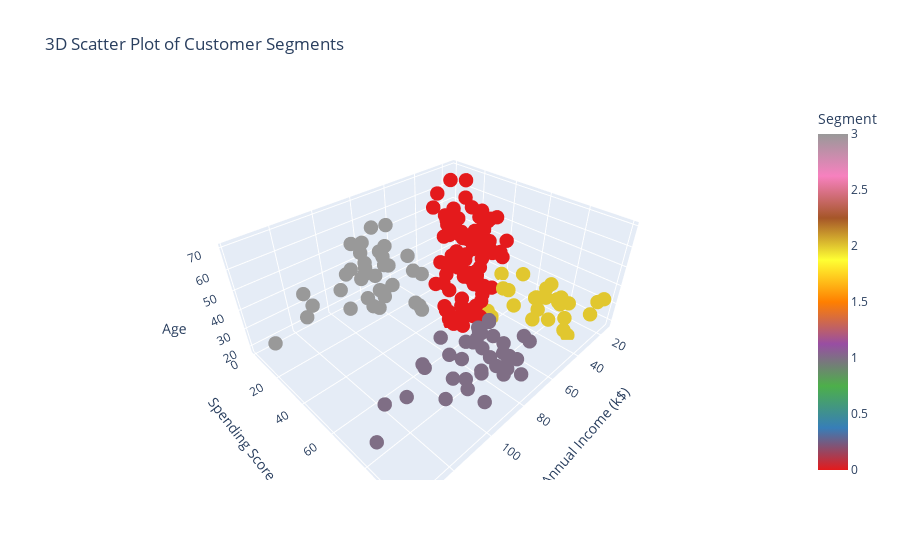

The notebook cell saved with this chart:
### Code cell
import plotly.express as px
fig = px.scatter_3d(df, x="Annual Income (k$)", y="Spending Score (1-100)", z="Age",
                    color="Income_Spend_Age_Segment", title="3D Scatter Plot of Customer Segments",
                    labels={"Income_Spend_Age_Segment": "Segment"},
                    color_continuous_scale=px.colors.qualitative.Set1)
fig.update_traces(marker=dict(size=5))
fig.show()

### Figure 1 — Plotly figure (JSON) as saved in the notebook; plotly's stock layout.template omitted (floating-point values rounded to 4 significant figures; data arrays with more than 128 entries replaced by an {"elided": "..."} marker saying what was removed)
{"data": [{"hovertemplate": "Annual Income (k$)=%{x}<br>Spending Score (1-100)=%{y}<br>Age=%{z}<br>Segment=%{marker.color}<extra></extra>", "legendgroup": "", "marker": {"color": {"elided": "200 int values"}, "coloraxis": "coloraxis", "size": 5, "symbol": "circle"}, "mode": "markers", "name": "", "scene": "scene", "showlegend": false, "type": "scatter3d", "x": {"elided": "200 int values"}, "y": {"elided": "200 int values"}, "z": {"elided": "200 int values"}}], "layout": {"coloraxis": {"colorbar": {"title": {"text": "Segment"}}, "colorscale": [[0, "rgb(228,26,28)"], [0.125, "rgb(55,126,184)"], [0.25, "rgb(77,175,74)"], [0.375, "rgb(152,78,163)"], [0.5, "rgb(255,127,0)"], [0.625, "rgb(255,255,51)"], [0.75, "rgb(166,86,40)"], [0.875, "rgb(247,129,191)"], [1, "rgb(153,153,153)"]]}, "legend": {"tracegroupgap": 0}, "scene": {"domain": {"x": [0, 1], "y": [0, 1]}, "xaxis": {"title": {"text": "Annual Income (k$)"}}, "yaxis": {"title": {"text": "Spending Score (1-100)"}}, "zaxis": {"title": {"text": "Age"}}}, "title": {"text": "3D Scatter Plot of Customer Segments"}}}
